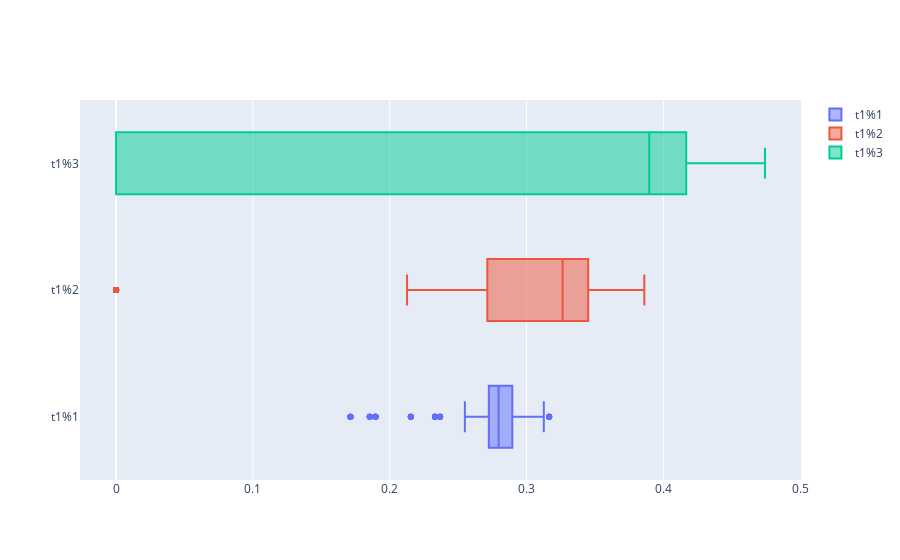

The notebook cell this image was saved under:
### Markdown cell above
### T1

### Code cell
import plotly.graph_objects as go
import numpy as np

fig = go.Figure()
c1_columns = df.columns[df.columns.str.contains('t1')]
for c1_col in c1_columns:
    fig.add_trace(
        go.Box(
            x=df[c1_col],
            name=c1_col
        )
    )

fig.show()

### Figure 1 — Plotly figure (JSON) as saved in the notebook; plotly's stock layout.template omitted (floating-point values rounded to 4 significant figures; data arrays with more than 128 entries replaced by an {"elided": "..."} marker saying what was removed)
{"data": [{"name": "t1%1", "type": "box", "x": {"elided": "365 float values"}}, {"name": "t1%2", "type": "box", "x": {"elided": "365 float values"}}, {"name": "t1%3", "type": "box", "x": {"elided": "365 float values"}}], "layout": {}}
